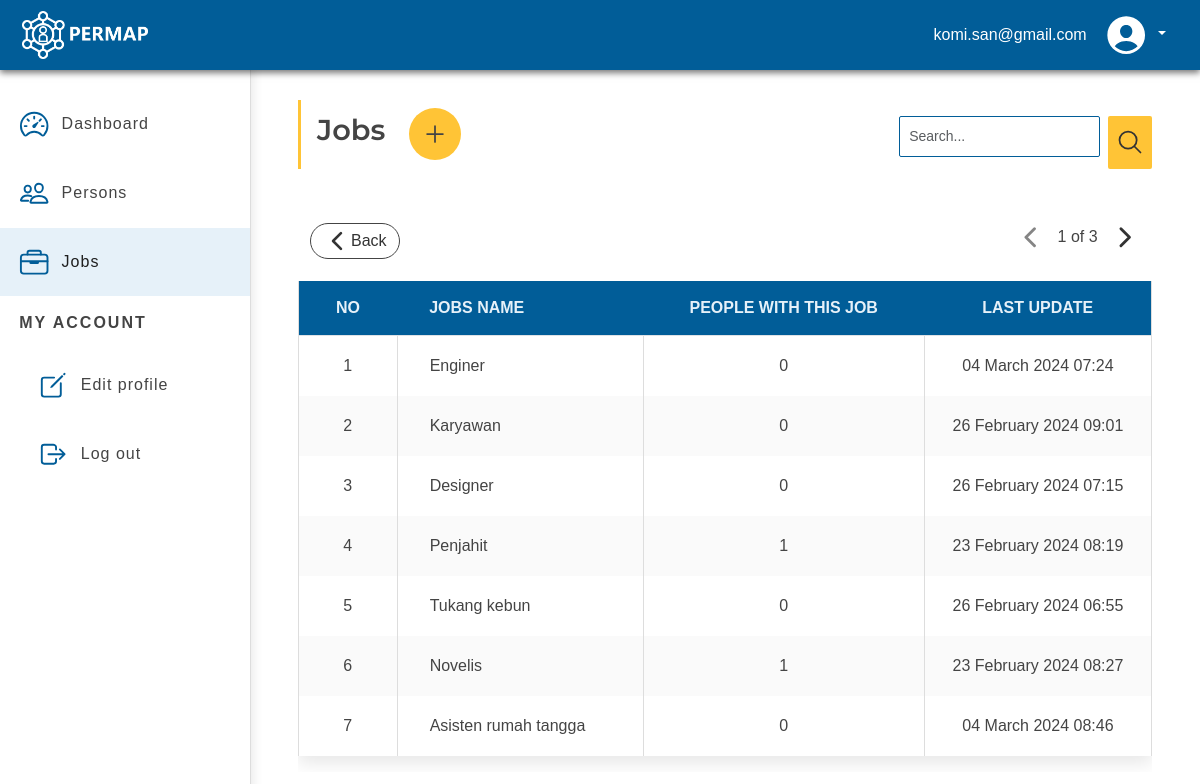
Page /jobs.php (signed in) on the earlier database version.
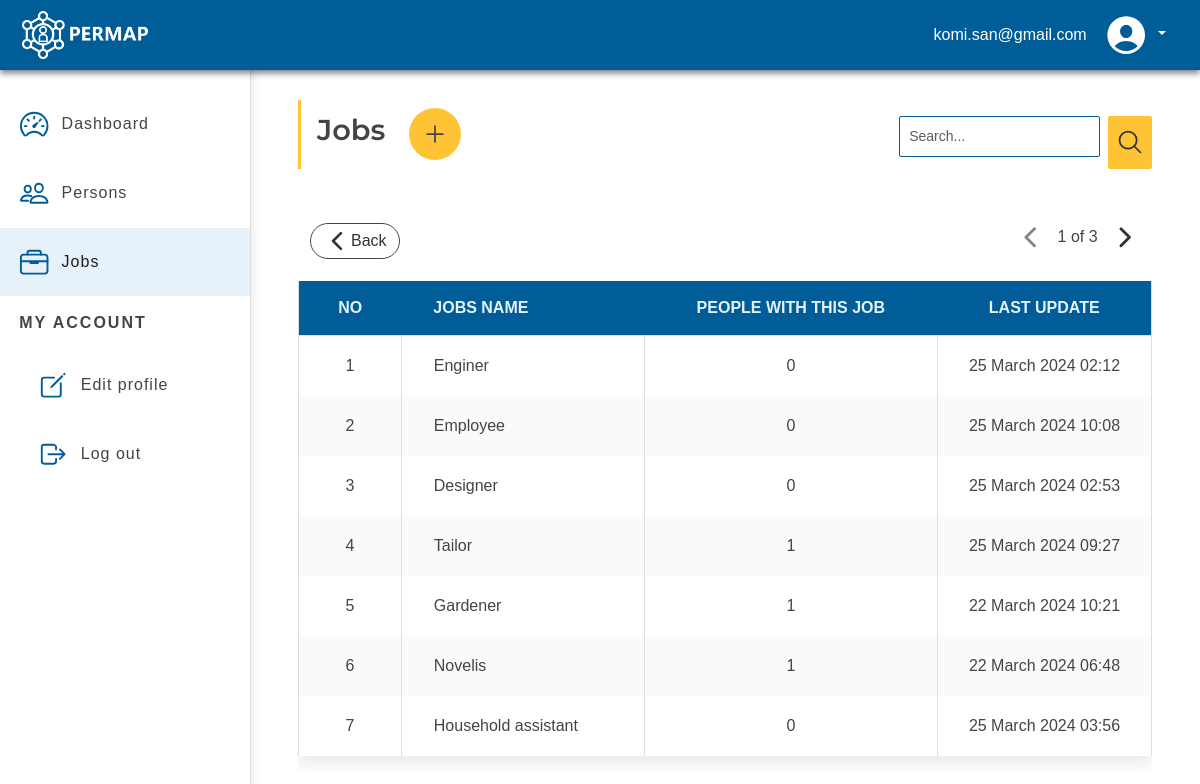
Same page on the later database version.
### tables this page shows
CREATE TABLE `jobs` (
  `id` int NOT NULL AUTO_INCREMENT,
  `jobs_name` varchar(60) DEFAULT NULL,
  `count` int DEFAULT NULL,
  `last_update` timestamp NOT NULL,
  PRIMARY KEY (`id`)
);

### action/utils.php (called while the page is built, shortened)
<?php
require_once __DIR__ . "/../include/db.php";
function getJobs()
{
    global $PDO;
    $result = [];
    try {
        $query = "SELECT * FROM `jobs` ORDER BY jobs_name";
        $stmt = $PDO->prepare($query);
        $stmt->execute();
        $jobs = $stmt->fetchAll(PDO::FETCH_ASSOC);
        foreach ($jobs as $j) {
            $queryJob = "SELECT COUNT(*) as total FROM `person_job` WHERE job_id = :job_id";
            $stmt = $PDO->prepare($queryJob);
            $stmt->execute(array(
                "job_id" => $j[ID]
            ));
            $count = $stmt->fetch(PDO::FETCH_ASSOC);
            $job = [
                ID => $j["id"],
                JOBS_NAME => $j["jobs_name"],
                JOBS_COUNT => $count["total"],
                JOBS_LAST_UPDATE => convertDateToTimestamp($j["last_update"])
            ];
            $result[] = $job;
        }
        return $result;
    } catch (PDOException $e) {
        die("Query error: " . $e->getMessage());
    }
}
function getJobsData(int $limit, int $page, string|null $keyword = null)
{
    global $PDO;
    $keyword = "%$keyword%";
    try {
        $queryCount = "SELECT COUNT(*) as total FROM `jobs` WHERE jobs_name LIKE :jobs_name";
        $stmt = $PDO->prepare($queryCount);
        $stmt->execute(array(
            "jobs_name" => $keyword
        ));
        $count = $stmt->fetch(PDO::FETCH_ASSOC);
        $offset = ($page - 1) * $limit;
        $query = "SELECT * FROM `jobs` WHERE jobs_name LIKE :jobs_name ORDER BY id DESC LIMIT $limit OFFSET $offset";
        $stmt = $PDO->prepare($query);
        $stmt->execute(array(
            "jobs_name" => $keyword
        ));
        $getJobs = $stmt->fetchAll(PDO::FETCH_ASSOC);
        $result = [];
        foreach ($getJobs as $job) {
            $jobResult = [
                ID => $job[ID],
                JOBS_NAME => $job[JOBS_NAME],
                JOBS_COUNT => $job[JOBS_COUNT],
                JOBS_LAST_UPDATE => convertDateToTimestamp($job[JOBS_LAST_UPDATE])
            ];
            $result[] = $jobResult;
        }
        if ($count["total"] > 0 && $count) {
            return [
                PAGING_TOTAL_PAGE => ceil($count['total'] / $limit),
                PAGING_CURRENT_PAGE => $page,
                PAGING_DATA => $result,
                PAGING_TOTAL_DATA => $count['total']
            ];
        }
    } catch (PDOException $e) {
        die("Query error: " . $e->getMessage());
    }
    return array(
        PAGING_TOTAL_PAGE => 1,
        PAGING_CURRENT_PAGE => 1,
        PAGING_DATA => []
    );
}
function convertDateToTimestamp(mixed $date): int|null
{
    if (!is_numeric($date)) {
        $date = str_replace('-', '/', $date);
        return strtotime($date);
    }
    return null;
}

### jobs.php (the view, shortened to what the rows shown need)
<?php
require_once __DIR__ . "/action/utils.php";
require_once __DIR__ . "/include/header.php";
require_once __DIR__ . "/include/footer.php";
require_once __DIR__ . "/include/formHeader.php";
$jobs = getJobs();
$page = $_GET["page"] ?? 1;
if (isset($_GET["keyword"])) {
    $jobsPaginated = getJobsData(limit: PAGE_LIMIT, page: $page, keyword: $_GET["keyword"]);
} else {
    $jobsPaginated = getJobsData(limit: PAGE_LIMIT, page: $page);
}
$jobs = $jobsPaginated[PAGING_DATA];
$noun = setNoun(array: $jobs, text: "Job");
?>
    <div class="jobs-content position-absolute px-5">
        <?php
        if (count($jobs) != 0) { ?>
            <div class="row">
                <div class="col-xxl-12">
                    <div class="row">
                        <div class="col-xl-12 col-lg-12 col-md-12">
                            <div class="table-wrapper ">
                                <div class="table-container">
                                    <div class="table-responsive">
                                        <table class="table" id="table">
                                            <thead>
                                            <tr>
                                                <th scope="col" class="text-center">No</th>
                                                <th scope="col"><?= $noun ?> Name</th>
                                                <th scope="col" class="text-center">People with this job</th>
                                                <th scope="col" class="text-center">Last update</th>
                                            </tr>
                                            </thead>
                                            <tbody>
                                            <?php
                                            $number = ($page - 1) * PAGE_LIMIT + 1;
                                            foreach ($jobs as $job) {
                                                ?>
                                                <tr>
                                                    <td class="text-center p-3"><?= $number ?></td>
                                                    <td><?= $job[JOBS_NAME] ?></td>
                                                    <td class="text-center p-3"><?= $job[JOBS_COUNT] ?></td>
                                                    <td class="text-center p-3"><?= date("d F Y H:i", $job[JOBS_LAST_UPDATE]) ?></td>
                                                </tr>
                                                <?php
                                                $number++;
                                            }
                                            ?>
                                            </tbody>
                                        </table>
                                    </div>
                                </div>
                            </div>
                        </div>
                    </div>
                </div>
            </div>
            <?php
        } else {
            showBtnBack('persons.php');
            showNoDataImg();
        }
        ?>
    </div>

Differences in the rows shown:
removed jobs: jobs_name "Tukang kebun", count "0", job "26 February 2024 06:55"
changed jobs "Enginer": job "04 March 2024 07:24" → "25 March 2024 02:12"
changed jobs: jobs_name "Karyawan" → "Employee"; job "26 February 2024 09:01" → "25 March 2024 10:08"
changed jobs "Designer": job "26 February 2024 07:15" → "25 March 2024 02:53"
changed jobs: jobs_name "Penjahit" → "Tailor"; job "23 February 2024 08:19" → "25 March 2024 09:27"
added jobs: jobs_name "Gardener", count "1", job "22 March 2024 10:21"
changed jobs "Novelis": job "23 February 2024 08:27" → "22 March 2024 06:48"
changed jobs: jobs_name "Asisten rumah tangga" → "Household assistant"; job "04 March 2024 08:46" → "25 March 2024 03:56"
